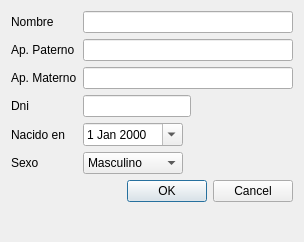
<?xml version="1.0" encoding="UTF-8"?>
<ui version="4.0">
 <class>FrmAlumno</class>
 <widget class="QDialog" name="FrmAlumno">
  <property name="geometry">
   <rect>
    <x>0</x>
    <y>0</y>
    <width>304</width>
    <height>242</height>
   </rect>
  </property>
  <property name="sizePolicy">
   <sizepolicy hsizetype="Minimum" vsizetype="Preferred">
    <horstretch>0</horstretch>
    <verstretch>0</verstretch>
   </sizepolicy>
  </property>
  <property name="windowTitle">
   <string>Dialog</string>
  </property>
  <layout class="QFormLayout" name="formLayout">
   <item row="0" column="0">
    <widget class="QLabel" name="label">
     <property name="text">
      <string>Nombre</string>
     </property>
    </widget>
   </item>
   <item row="0" column="1">
    <widget class="QLineEdit" name="txtNombre"/>
   </item>
   <item row="1" column="0">
    <widget class="QLabel" name="label_2">
     <property name="text">
      <string>Ap. Paterno</string>
     </property>
    </widget>
   </item>
   <item row="1" column="1">
    <widget class="QLineEdit" name="txtPaterno"/>
   </item>
   <item row="2" column="0">
    <widget class="QLabel" name="label_3">
     <property name="text">
      <string>Ap. Materno</string>
     </property>
    </widget>
   </item>
   <item row="2" column="1">
    <widget class="QLineEdit" name="txtMaterno"/>
   </item>
   <item row="3" column="0">
    <widget class="QLabel" name="label_4">
     <property name="text">
      <string>Dni</string>
     </property>
    </widget>
   </item>
   <item row="3" column="1">
    <widget class="QLineEdit" name="txtDni">
     <property name="sizePolicy">
      <sizepolicy hsizetype="Fixed" vsizetype="Fixed">
       <horstretch>0</horstretch>
       <verstretch>0</verstretch>
      </sizepolicy>
     </property>
    </widget>
   </item>
   <item row="4" column="0">
    <widget class="QLabel" name="label_5">
     <property name="text">
      <string>Nacido en</string>
     </property>
    </widget>
   </item>
   <item row="4" column="1">
    <widget class="QDateEdit" name="dtpAlumnoNacimiento">
     <property name="sizePolicy">
      <sizepolicy hsizetype="Fixed" vsizetype="Fixed">
       <horstretch>0</horstretch>
       <verstretch>0</verstretch>
      </sizepolicy>
     </property>
     <property name="minimumSize">
      <size>
       <width>100</width>
       <height>0</height>
      </size>
     </property>
     <property name="sizeIncrement">
      <size>
       <width>150</width>
       <height>0</height>
      </size>
     </property>
     <property name="baseSize">
      <size>
       <width>150</width>
       <height>0</height>
      </size>
     </property>
     <property name="calendarPopup">
      <bool>true</bool>
     </property>
    </widget>
   </item>
   <item row="5" column="0">
    <widget class="QLabel" name="label_6">
     <property name="text">
      <string>Sexo</string>
     </property>
    </widget>
   </item>
   <item row="5" column="1">
    <widget class="QComboBox" name="cmbGenero">
     <property name="sizePolicy">
      <sizepolicy hsizetype="Fixed" vsizetype="Fixed">
       <horstretch>0</horstretch>
       <verstretch>0</verstretch>
      </sizepolicy>
     </property>
     <property name="minimumSize">
      <size>
       <width>100</width>
       <height>0</height>
      </size>
     </property>
     <property name="frame">
      <bool>true</bool>
     </property>
     <item>
      <property name="text">
       <string>Masculino</string>
      </property>
     </item>
     <item>
      <property name="text">
       <string>Femenino</string>
      </property>
     </item>
    </widget>
   </item>
   <item row="6" column="0" colspan="2">
    <widget class="QDialogButtonBox" name="buttonBox">
     <property name="orientation">
      <enum>Qt::Horizontal</enum>
     </property>
     <property name="standardButtons">
      <set>QDialogButtonBox::Cancel|QDialogButtonBox::Ok</set>
     </property>
    </widget>
   </item>
  </layout>
 </widget>
 <resources/>
 <connections>
  <connection>
   <sender>buttonBox</sender>
   <signal>accepted()</signal>
   <receiver>FrmAlumno</receiver>
   <slot>accept()</slot>
   <hints>
    <hint type="sourcelabel">
     <x>248</x>
     <y>254</y>
    </hint>
    <hint type="destinationlabel">
     <x>157</x>
     <y>274</y>
    </hint>
   </hints>
  </connection>
  <connection>
   <sender>buttonBox</sender>
   <signal>rejected()</signal>
   <receiver>FrmAlumno</receiver>
   <slot>reject()</slot>
   <hints>
    <hint type="sourcelabel">
     <x>316</x>
     <y>260</y>
    </hint>
    <hint type="destinationlabel">
     <x>286</x>
     <y>274</y>
    </hint>
   </hints>
  </connection>
 </connections>
</ui>
